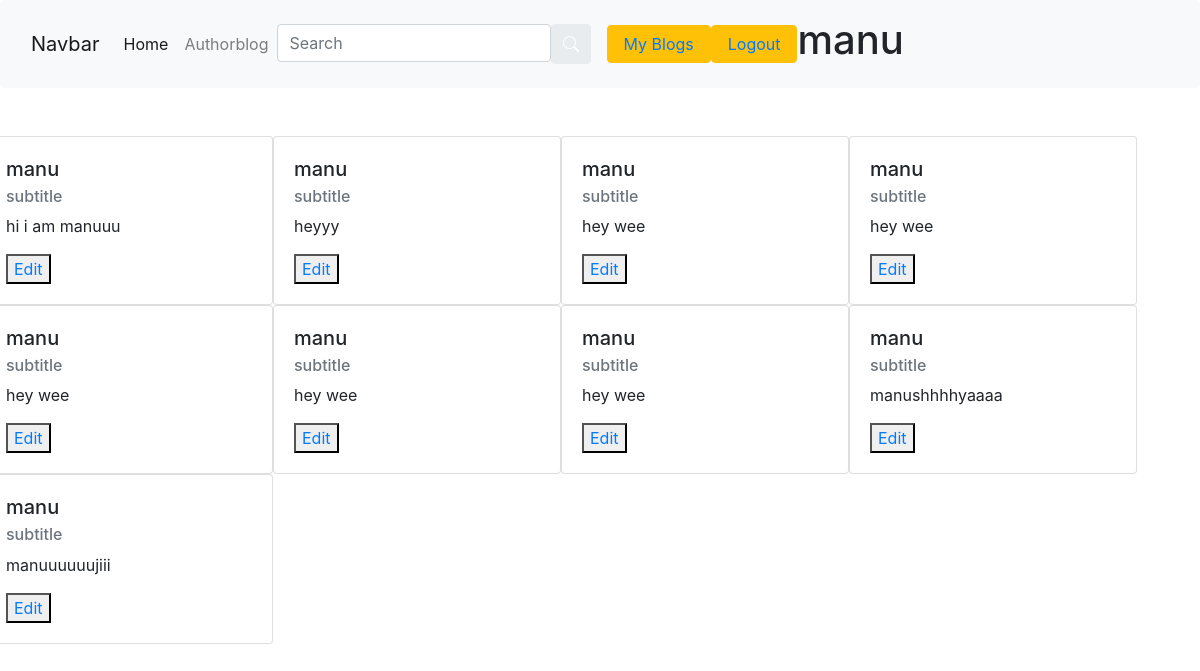
The app's page /myblogs (signed in) with its own data.
### miniblog/models.py (models this page shows, shortened)
class Blogdata(models.Model):
    user = models.ForeignKey(User,on_delete=models.CASCADE)
    writeblog=models.TextField(max_length=200)
    authornm=models.CharField(max_length=30)

### miniblog/views.py (the view)
# urls.py: path('myblogs',views.myblogs),
def myblogs(request):
    user=request.user
    data=Blogdata.objects.filter(user=user).all()
    return render(request,'blog/myblog.html',{'data':data})

### miniblog/templates/blog/myblog.html (shortened to what this page needs)
<link rel="stylesheet" href="https://cdn.jsdelivr.net/npm/bootstrap@4.1.3/dist/css/bootstrap.min.css">
<nav class="navbar navbar-expand-lg navbar-light bg-light shadow-none p-3 mb-5 bg-light rounded" >
  <div class="container-fluid">
    <a class="navbar-brand" href="#">Navbar</a>
    <div class="collapse navbar-collapse" id="navbarNav">
      <ul class="navbar-nav">
        <li class="nav-item">
          <a class="nav-link active" aria-current="page" href="#">Home</a>
        </li>
        <li class="nav-item">
          <a class="nav-link" href="authorBlog">Authorblog</a>
        </li>
        <input
      type="search"
      class="form-control rounded"
      placeholder="Search"
      aria-label="Search"
      aria-describedby="search-addon"
    />
    <span class="input-group-text text-white border-0" id="search-addon">
    </span>
      </ul>
    <div class="d-flex align-items-center ml-3 ">
      <button type="button" class="btn btn-warning px-3 me-2 ">
          <a href='myblogs'>My Blogs</a>
      </button>
    </div>
      {%if user.is_authenticated%}
      <button type="button" class="btn btn-warning px-3 me-2 ">
        <a href='logout'>Logout</a>
    </button>
    <h1>{{user.username}}</h1>
    {%endif%}
</nav>
<div class="row">
    {%for i in data%}
      <div class="card" style="width: 18rem;">
        <div class="card-body">
          <h5 class="card-title">{{i.authornm}}</h5>
          <h6 class="card-subtitle mb-2 text-muted">subtitle</h6>
          <p class="card-text">{{i.writeblog}}</p>
          <button class><a href="#" class="card-link">Edit</a></button>
        </div>
      </div>
      {%endfor%}
  </div>

### records on screen
Blogdata: authornm "manu", writeblog "hi i am manuuu"
Blogdata: authornm "manu", writeblog "heyyy"
Blogdata: authornm "manu", writeblog "hey wee"
Blogdata: authornm "manu", writeblog "hey wee"
Blogdata: authornm "manu", writeblog "hey wee"
Blogdata: authornm "manu", writeblog "hey wee"
Blogdata: authornm "manu", writeblog "hey wee"
Blogdata: authornm "manu", writeblog "manushhhhyaaaa"
Blogdata: authornm "manu", writeblog "manuuuuuujiii"

### other values on screen
{{ user.username }} "manu"
